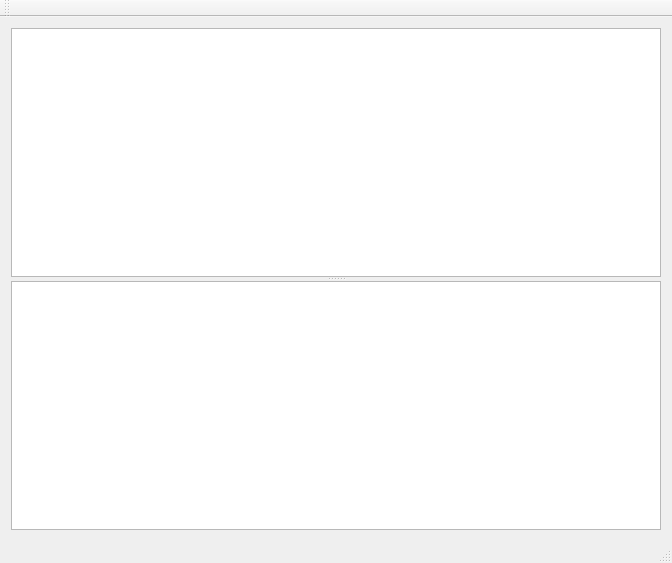
<?xml version="1.0" encoding="UTF-8"?>
<ui version="4.0">
 <class>MainWindow</class>
 <widget class="QMainWindow" name="MainWindow">
  <property name="geometry">
   <rect>
    <x>0</x>
    <y>0</y>
    <width>672</width>
    <height>563</height>
   </rect>
  </property>
  <property name="windowTitle">
   <string>MainWindow</string>
  </property>
  <widget class="QWidget" name="centralWidget">
   <layout class="QGridLayout" name="gridLayout">
    <item row="0" column="0">
     <widget class="QSplitter" name="splitter">
      <property name="orientation">
       <enum>Qt::Vertical</enum>
      </property>
      <widget class="QPlainTextEdit" name="controllerConsole">
       <property name="maximumSize">
        <size>
         <width>16777215</width>
         <height>16777215</height>
        </size>
       </property>
       <property name="font">
        <font>
         <family>Courier New</family>
         <pointsize>18</pointsize>
        </font>
       </property>
      </widget>
      <widget class="QPlainTextEdit" name="serialConsole"/>
     </widget>
    </item>
   </layout>
  </widget>
  <widget class="QMenuBar" name="menuBar">
   <property name="geometry">
    <rect>
     <x>0</x>
     <y>0</y>
     <width>672</width>
     <height>21</height>
    </rect>
   </property>
  </widget>
  <widget class="QToolBar" name="mainToolBar">
   <attribute name="toolBarArea">
    <enum>TopToolBarArea</enum>
   </attribute>
   <attribute name="toolBarBreak">
    <bool>false</bool>
   </attribute>
  </widget>
  <widget class="QStatusBar" name="statusBar"/>
 </widget>
 <layoutdefault spacing="6" margin="11"/>
 <resources/>
 <connections/>
</ui>
